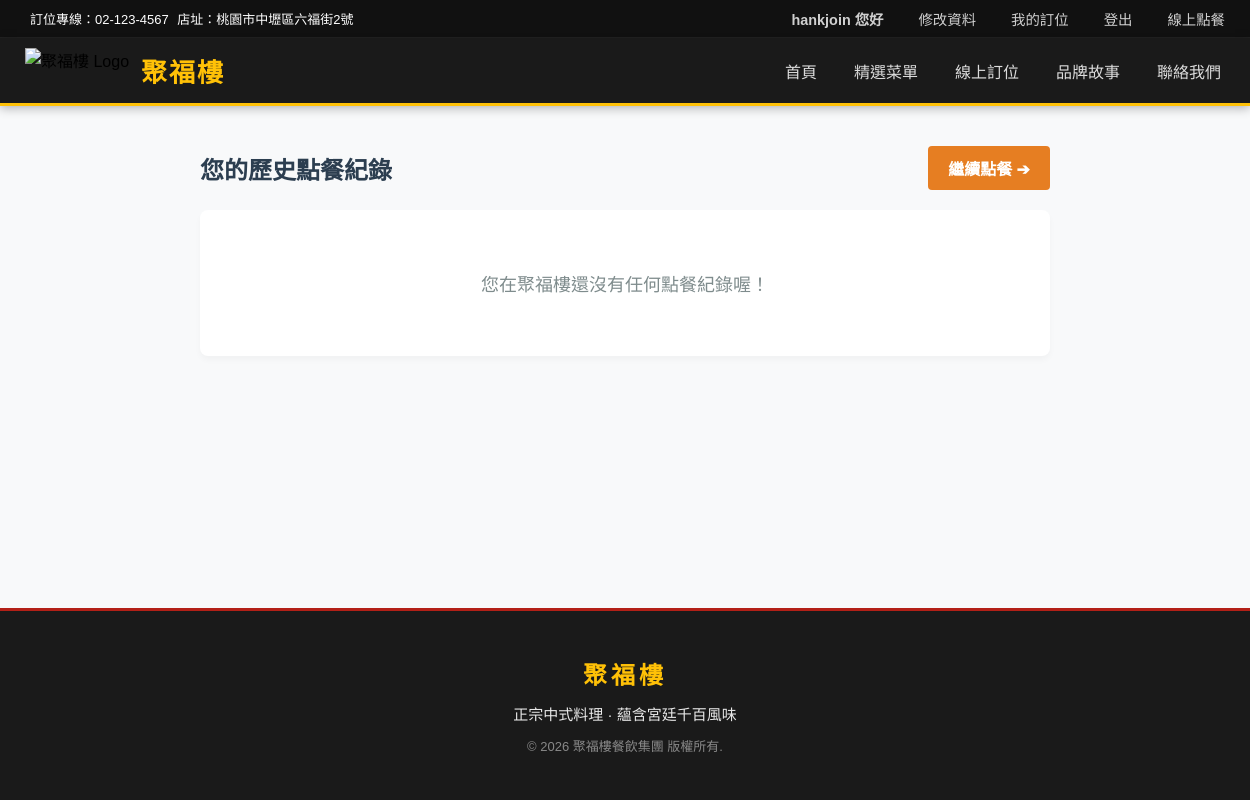
The page /order_history/ (signed in) on the database as committed earlier.
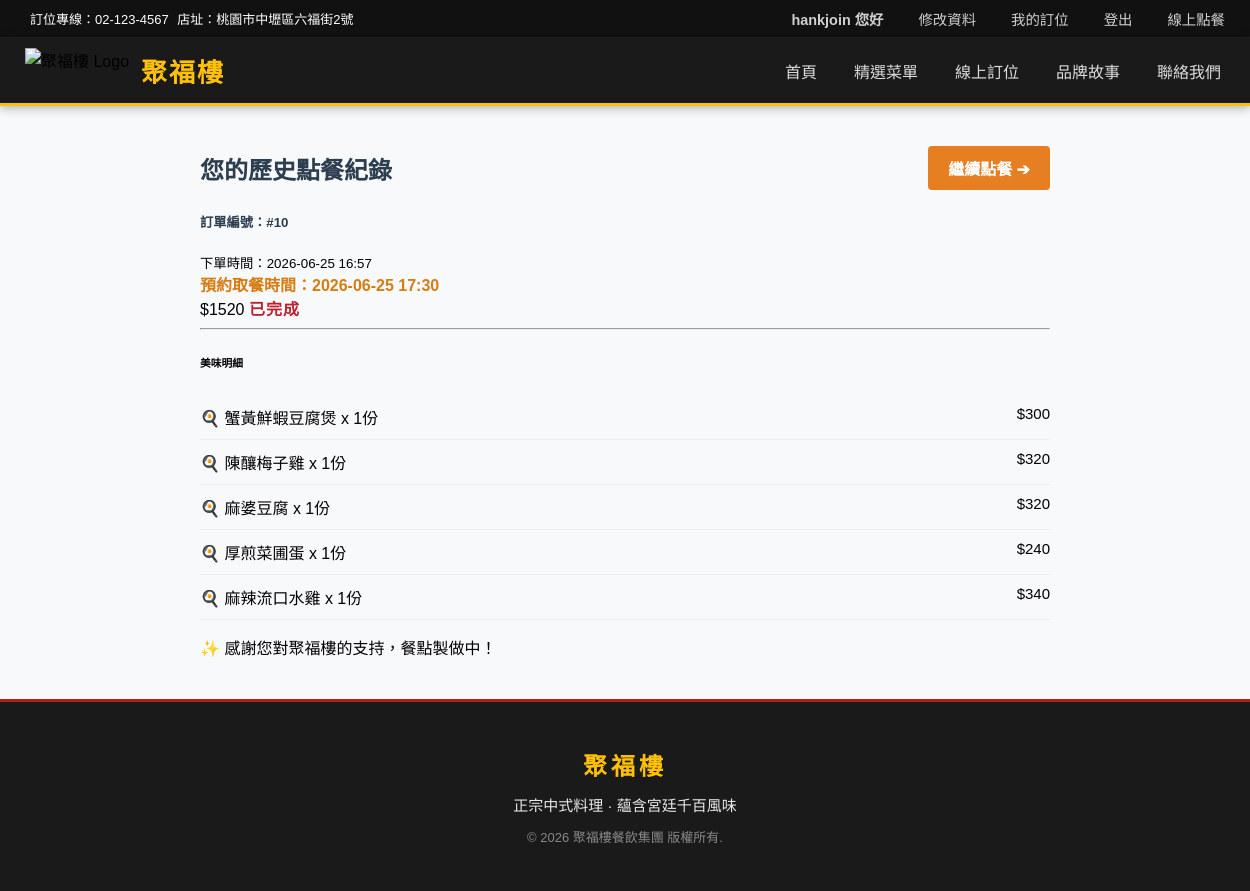
The same page on the database as committed later.
### myapp/models.py (models this page shows)
class Order(models.Model):
    STATUS_CHOICES =[
        ('pending','未付款'),
        ('paid','已付款/準備中'),
        ('completed','已完成'),
        ('cancelled','已取消'),
    ]
    member = models.ForeignKey(CustomMember,on_delete=models.CASCADE,verbose_name="會員")
    total_amount= models.IntegerField(verbose_name="總金額")
    status = models.CharField(max_length=20,choices=STATUS_CHOICES,default='pending',verbose_name='頂單狀態')
    created_at = models.DateTimeField(auto_created=True,verbose_name='訂單時間')
    merchant_trade_no = models.CharField(max_length=50,unique=True,blank=True,null=True)
    pickup_time = models.DateTimeField(blank=False, null=False, default=timezone.now,verbose_name="預約取餐時間")
    created_at = models.DateTimeField(auto_now_add=True)

class OrderItem(models.Model):
    order =models.ForeignKey(Order,on_delete=models.CASCADE,related_name='items',verbose_name='訂單')
    item_name=models.CharField(max_length=100,verbose_name="餐點名稱(快照)")
    price = models.IntegerField(verbose_name="購買時價格")
    quantity = models.PositiveIntegerField(verbose_name="數量")

### myapp/views.py (the view)
# urls.py: path('order_history/',views.order_history,name='order_history'),
@login_required(login_url='/user_login/')  # 說明：只有登入會員能查看自己的訂單紀錄。
def order_history(request):
    member = request.user  # 說明：取得目前登入會員。
    orders = Order.objects.filter(member=member).order_by('-created_at')  # 說明：查詢該會員訂單，最新的排在前面。
    print(f"=== [歷史訂單偵錯] 成功幫 {member.username} 撈到 {orders.count()} 筆訂單！ ===")  # 說明：開發偵錯用，確認查到幾筆訂單。
    return render(request, 'order_history.html', {'orders': orders})  # 說明：渲染訂單紀錄頁。

### templates/order_history.html (shortened to what this page needs)
{% extends 'base.html' %}
{% load static %}
{% block extra_css %}
<link rel="stylesheet" href="{% static 'css/order_history.css' %}">
{% endblock %}
{% block content %}
<div class="order-container">
    <div class="top-bar">
        <h2 class="page-title"> 您的歷史點餐紀錄</h2>
        <a href="{% url 'order_online' %}" class="btn-continue-order">繼續點餐 ➔</a>
    </div>
    {% if orders %}
        {% for order in orders %}
        <div class="order-card">
            <div class="order-header">
                <div class="order-info-left">
                    <h5 class="order-id">訂單編號：#{{ order.id }}</h5>
                    <small class="order-date">下單時間：{{ order.created_at|date:"Y-m-d H:i" }}</small>
                    <br>
                    <strong class="text-primary" style="color: #d67c13;">
                        預約取餐時間：{{ order.pickup_time|date:"Y-m-d H:i" }}
                    </strong>
                </div>
                <div class="order-info-right">
                    <span class="order-price">${{ order.total_amount }}</span>
                    {% if order.status == 'paid' %}
                        <span class="status-tag preparing"> 準備中</span>
                    {% elif order.status == 'completed' %}
                        <span class="status-tag completed"> 已完成</span>
                    {% else %}
                        <span class="status-tag unpaid">❌ 未付款</span>
                    {% endif %}
                </div>
            </div>
            <hr>
            <div class="order-details">
                <h6 class="details-title">美味明細</h6>
                <ul class="item-list">
                    {% for item in order.items.all %}
                        <li class="item-row">
                            <span>🍳 {{ item.item_name }} x {{ item.quantity }}份</span>
                            <span class="item-price">${{ item.price }}</span>
                        </li>
                    {% empty %}
                        <li class="empty-items">（無菜品明細資料）</li>
                    {% endfor %}
                </ul>
            </div>
            <div class="order-actions" style="display: flex; gap: 10px;">
                {% if order.status != 'paid' and order.status != 'completed' %}
                    <a href="{% url 'go_to_pay' order.id %}" class="btn-pay" style="flex: 1; text-align: center;">
                        前往線上刷卡付款
                    </a>
                    <a href="{% url 'delete_order' order.id %}"
                    onclick="return confirm('確定要取消並刪除這筆訂單嗎？');"
                    class="btn-delete"
                    style="background-color: #dc3545; color: white; padding: 10px 15px; text-decoration: none; border-radius: 6px; font-weight: bold; flex: 1; text-align: center;">
                        取消訂單
                    </a>
                {% else %}
                    <span class="thanks-text">✨ 感謝您對聚福樓的支持，餐點製做中！</span>
                {% endif %}
            </div>
        </div>
        {% endfor %}
    {% else %}
        <div class="empty-order-state">
            <p>您在聚福樓還沒有任何點餐紀錄喔！</p>
        </div>
    {% endif %}
</div>
{% endblock %}

Rows that differ between the two databases and show on the page:
added Order: id "10", created_at "2026-06-25 16:57", pickup_time "2026-06-25 17:30", total_amount "1520", status "已完成"
added OrderItem: item_name "蟹黃鮮蝦豆腐煲", quantity "1", price "300"
added OrderItem: item_name "陳釀梅子雞", quantity "1", price "320"
added OrderItem: item_name "麻婆豆腐", quantity "1", price "320"
added OrderItem: item_name "厚煎菜圃蛋", quantity "1", price "240"
added OrderItem: item_name "麻辣流口水雞", quantity "1", price "340"
Other text that changed with them:
text no longer shown: "您在聚福樓還沒有任何點餐紀錄喔！"
